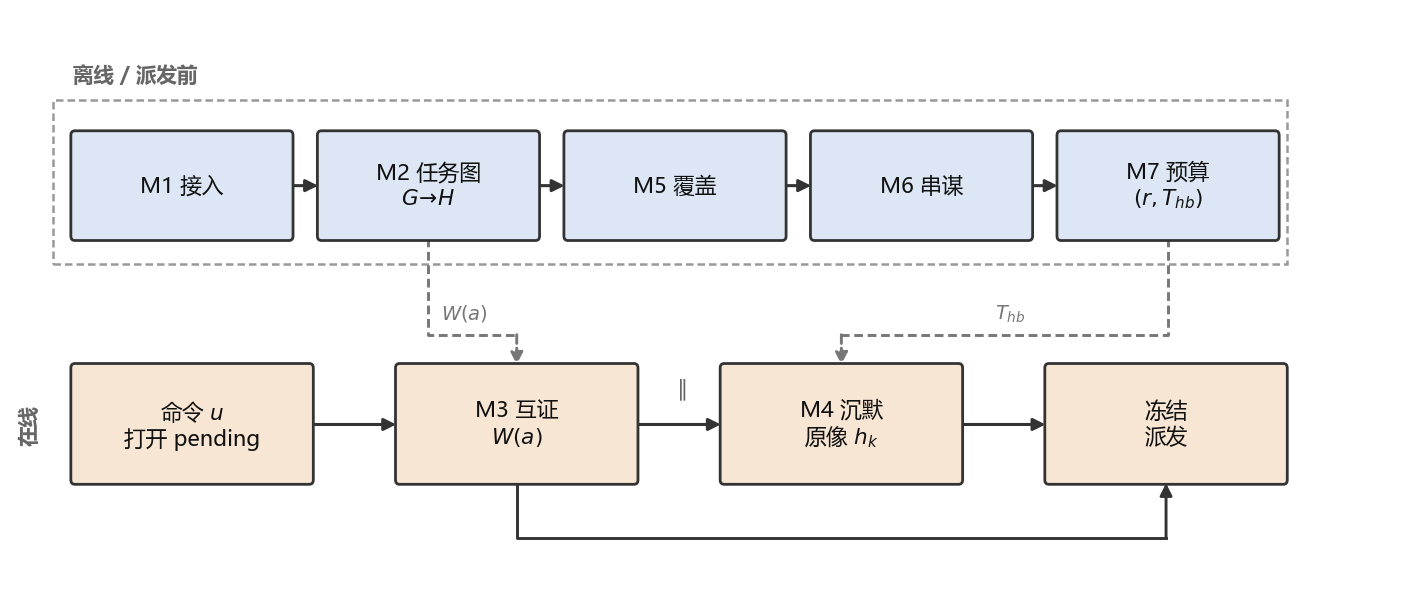

This chart was generated by the following Python code:
# -*- coding: utf-8 -*-
"""方法架构 M1--M7（中文版）。"""
from __future__ import annotations

import os

import matplotlib

matplotlib.use("Agg")
import matplotlib.pyplot as plt
from matplotlib.patches import FancyArrowPatch, FancyBboxPatch, Rectangle

HERE = os.path.dirname(os.path.abspath(__file__))
OUT = os.path.join(HERE, "fig_architecture_CN")

plt.rcParams.update({
    "font.sans-serif": ["Microsoft YaHei", "SimHei", "SimSun", "DejaVu Sans"],
    "axes.unicode_minus": False,
    "mathtext.fontset": "dejavusans",
    "figure.dpi": 200,
})

C_EDGE = "#333333"
C_NOTE = "#666666"
C_OFF = "#dce6f4"
C_ON = "#f8e6d4"


def box(ax, x, y, w, h, text, fc, fs=7.8):
    ax.add_patch(FancyBboxPatch(
        (x, y), w, h, boxstyle="round,pad=0.02,rounding_size=0.04",
        facecolor=fc, edgecolor=C_EDGE, linewidth=1.0, zorder=3))
    ax.text(x + w / 2, y + h / 2, text, ha="center", va="center",
            fontsize=fs, color="#111", zorder=4, linespacing=1.2)
    return x, y, w, h


def arrow(ax, p, q, color=C_EDGE, ls="-"):
    ax.add_patch(FancyArrowPatch(
        p, q, arrowstyle="-|>", mutation_scale=9, linewidth=1.1,
        color=color, linestyle=ls, shrinkA=0.5, shrinkB=0.5, zorder=2))


def routed(ax, pts, color="#777777", ls=(0, (3.0, 1.6))):
    xs, ys = zip(*pts)
    ax.plot(xs[:-1], ys[:-1], color=color, lw=1.05, ls=ls, zorder=2)
    ax.add_patch(FancyArrowPatch(
        pts[-2], pts[-1], arrowstyle="-|>", mutation_scale=9,
        linewidth=1.05, linestyle=ls, color=color, zorder=2,
        shrinkA=0, shrinkB=0.4))


def main() -> None:
    fig, ax = plt.subplots(figsize=(9.0, 3.85))
    ax.set_xlim(-0.25, 13.5)
    ax.set_ylim(-0.95, 4.40)
    ax.axis("off")

    w, h, gap = 2.15, 0.95, 0.28
    xs = [0.35 + i * (w + gap) for i in range(5)]
    y_off = 2.35
    labs_off = [
        "M1 接入",
        r"M2 任务图" + "\n" + r"$G\!\to\!H$",
        "M5 覆盖",
        "M6 串谋",
        r"M7 预算" + "\n" + r"$(r,T_{hb})$",
    ]
    for x, lab in zip(xs, labs_off):
        box(ax, x, y_off, w, h, lab, C_OFF)
    for i in range(4):
        arrow(ax, (xs[i] + w, y_off + h / 2), (xs[i + 1], y_off + h / 2))

    ax.add_patch(Rectangle(
        (0.15, 2.12), xs[-1] + w - 0.05, 1.48,
        fill=False, edgecolor="#999999", linestyle=(0, (3.0, 1.6)),
        linewidth=0.9, zorder=1))
    ax.text(0.35, 3.72, "离线 / 派发前", ha="left", va="bottom",
            fontsize=7.4, color=C_NOTE, fontweight="bold")

    y_on = 0.15
    w2 = 2.35
    xs2 = [0.35, 3.55, 6.75, 9.95]
    labs_on = [
        r"命令 $u$" + "\n打开 pending",
        r"M3 互证" + "\n" + r"$W(a)$",
        r"M4 沉默" + "\n" + r"原像 $h_k$",
        "冻结\n派发",
    ]
    for x, lab in zip(xs2, labs_on):
        box(ax, x, y_on, w2, 1.05, lab, C_ON)
    arrow(ax, (xs2[0] + w2, y_on + 0.52), (xs2[1], y_on + 0.52))
    arrow(ax, (xs2[1] + w2, y_on + 0.52), (xs2[2], y_on + 0.52))
    arrow(ax, (xs2[2] + w2, y_on + 0.52), (xs2[3], y_on + 0.52))
    ax.text((xs2[1] + w2 + xs2[2]) / 2, y_on + 0.72, r"$\parallel$",
            ha="center", va="bottom", fontsize=8, color=C_NOTE)

    routed(ax, [
        (xs2[1] + w2 / 2, y_on),
        (xs2[1] + w2 / 2, -0.35),
        (xs2[3] + w2 / 2, -0.35),
        (xs2[3] + w2 / 2, y_on),
    ], color=C_EDGE, ls="-")

    routed(ax, [
        (xs[1] + w / 2, y_off),
        (xs[1] + w / 2, 1.48),
        (xs2[1] + w2 / 2, 1.48),
        (xs2[1] + w2 / 2, y_on + 1.05),
    ])
    ax.text(xs[1] + w / 2 + 0.12, 1.58, r"$W(a)$",
            ha="left", va="bottom", fontsize=7, color="#777")

    routed(ax, [
        (xs[4] + w / 2, y_off),
        (xs[4] + w / 2, 1.48),
        (xs2[2] + w2 / 2, 1.48),
        (xs2[2] + w2 / 2, y_on + 1.05),
    ])
    ax.text((xs[4] + xs2[2] + w2) / 2, 1.58, r"$T_{hb}$",
            ha="center", va="bottom", fontsize=7, color="#777")

    ax.text(-0.08, y_on + 0.52, "在线", ha="center", va="center",
            fontsize=7.4, color=C_NOTE, fontweight="bold", rotation=90)

    fig.savefig(OUT + ".pdf", bbox_inches="tight", pad_inches=0.06)
    fig.savefig(OUT + ".png", dpi=200, bbox_inches="tight", pad_inches=0.06)
    plt.close(fig)
    print("wrote", OUT + ".pdf")


if __name__ == "__main__":
    main()
